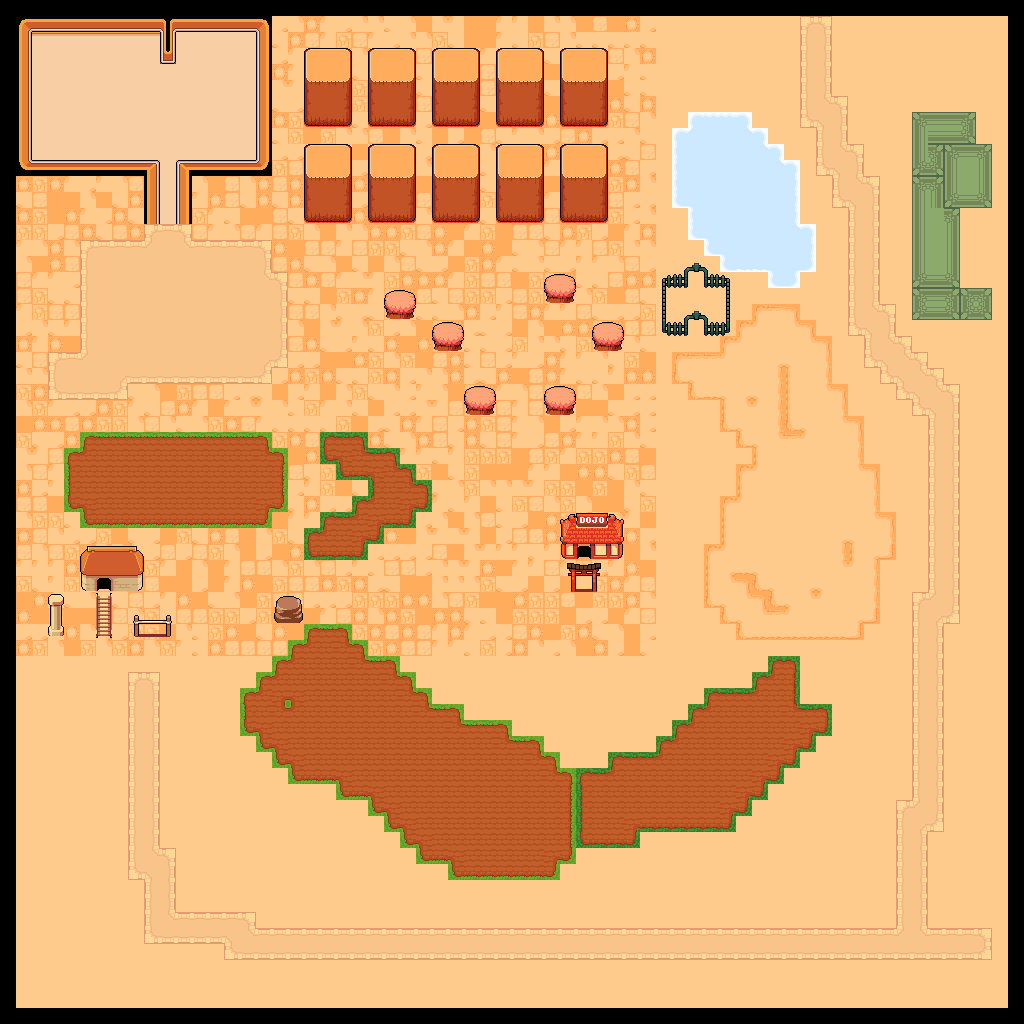

Rendered tile map (Tiled .tmx) drawn with the repository's tilesets; below, a short description and the map source with its tile grids summarised:
An orthogonal 64x64 tile map with 16x16 px tiles, 4 tile layers (tiles, terrain, details, above-details), 1 hidden layer not drawn.

<map version="1.9" tiledversion="1.9.0" orientation="orthogonal" renderorder="right-down" width="64" height="64" tilewidth="16" tileheight="16" infinite="0" nextlayerid="6" nextobjectid="1">
 <tileset firstgid="1" name="tileset" tilewidth="16" tileheight="16" tilecount="1120" columns="28">
  <image source="tileset.png" width="448" height="640" />
  <wangsets>
   <wangset name="Terrains" type="corner" tile="-1">
    <wangcolor name="snow" color="#ff0000" tile="553" probability="1" />
    <wangcolor name="dirt" color="#00ff00" tile="385" probability="1" />
    <wangcolor name="dirt temple" color="#0000ff" tile="390" probability="1" />
    <wangcolor name="farm" color="#ff7700" tile="469" probability="1" />
    <wangcolor name="dark farm" color="#00e9ff" tile="474" probability="1" />
    <wangcolor name="test" color="#ff00d8" tile="-1" probability="1" />
    <wangtile tileid="354" wangid="0,2,0,0,0,2,0,2" />
    <wangtile tileid="355" wangid="0,2,0,2,0,0,0,2" />
    <wangtile tileid="356" wangid="0,0,0,2,0,0,0,0" />
    <wangtile tileid="357" wangid="0,0,0,2,0,2,0,0" />
    <wangtile tileid="358" wangid="0,0,0,0,0,2,0,0" />
    <wangtile tileid="359" wangid="0,3,0,0,0,3,0,3" />
    <wangtile tileid="360" wangid="0,3,0,3,0,0,0,3" />
    <wangtile tileid="361" wangid="0,0,0,3,0,0,0,0" />
    <wangtile tileid="362" wangid="0,0,0,3,0,3,0,0" />
    <wangtile tileid="363" wangid="0,0,0,0,0,3,0,0" />
    <wangtile tileid="382" wangid="0,0,0,2,0,2,0,2" />
    <wangtile tileid="383" wangid="0,2,0,2,0,2,0,0" />
    <wangtile tileid="384" wangid="0,2,0,2,0,0,0,0" />
    <wangtile tileid="385" wangid="0,2,0,2,0,2,0,2" />
    <wangtile tileid="386" wangid="0,0,0,0,0,2,0,2" />
    <wangtile tileid="387" wangid="0,0,0,3,0,3,0,3" />
    <wangtile tileid="388" wangid="0,3,0,3,0,3,0,0" />
    <wangtile tileid="389" wangid="0,3,0,3,0,0,0,0" />
    <wangtile tileid="390" wangid="0,3,0,3,0,3,0,3" />
    <wangtile tileid="391" wangid="0,0,0,0,0,3,0,3" />
    <wangtile tileid="412" wangid="0,2,0,0,0,0,0,0" />
    <wangtile tileid="413" wangid="0,2,0,0,0,0,0,2" />
    <wangtile tileid="414" wangid="0,0,0,0,0,0,0,2" />
    <wangtile tileid="417" wangid="0,3,0,0,0,0,0,0" />
    <wangtile tileid="418" wangid="0,3,0,0,0,0,0,3" />
    <wangtile tileid="419" wangid="0,0,0,0,0,0,0,3" />
    <wangtile tileid="438" wangid="0,4,0,0,0,4,0,4" />
    <wangtile tileid="439" wangid="0,4,0,4,0,0,0,4" />
    <wangtile tileid="440" wangid="0,0,0,4,0,0,0,0" />
    <wangtile tileid="441" wangid="0,0,0,4,0,4,0,0" />
    <wangtile tileid="442" wangid="0,0,0,0,0,4,0,0" />
    <wangtile tileid="443" wangid="0,5,0,0,0,5,0,5" />
    <wangtile tileid="444" wangid="0,5,0,5,0,0,0,5" />
    <wangtile tileid="445" wangid="0,0,0,5,0,0,0,0" />
    <wangtile tileid="446" wangid="0,0,0,5,0,5,0,0" />
    <wangtile tileid="447" wangid="0,0,0,0,0,5,0,0" />
    <wangtile tileid="466" wangid="0,0,0,4,0,4,0,4" />
    <wangtile tileid="467" wangid="0,4,0,4,0,4,0,0" />
    <wangtile tileid="468" wangid="0,4,0,4,0,0,0,0" />
    <wangtile tileid="469" wangid="0,4,0,4,0,4,0,4" />
    <wangtile tileid="470" wangid="0,0,0,0,0,4,0,4" />
    <wangtile tileid="471" wangid="0,0,0,5,0,5,0,5" />
    <wangtile tileid="472" wangid="0,5,0,5,0,5,0,0" />
    <wangtile tileid="473" wangid="0,5,0,5,0,0,0,0" />
    <wangtile tileid="474" wangid="0,5,0,5,0,5,0,5" />
    <wangtile tileid="475" wangid="0,0,0,0,0,5,0,5" />
    <wangtile tileid="496" wangid="0,4,0,0,0,0,0,0" />
    <wangtile tileid="497" wangid="0,4,0,0,0,0,0,4" />
    <wangtile tileid="498" wangid="0,0,0,0,0,0,0,4" />
    <wangtile tileid="501" wangid="0,5,0,0,0,0,0,0" />
    <wangtile tileid="502" wangid="0,5,0,0,0,0,0,5" />
    <wangtile tileid="503" wangid="0,0,0,0,0,0,0,5" />
    <wangtile tileid="522" wangid="0,1,0,0,0,1,0,1" />
    <wangtile tileid="523" wangid="0,1,0,1,0,0,0,1" />
    <wangtile tileid="524" wangid="0,0,0,1,0,0,0,0" />
    <wangtile tileid="525" wangid="0,0,0,1,0,1,0,0" />
    <wangtile tileid="526" wangid="0,0,0,0,0,1,0,0" />
    <wangtile tileid="550" wangid="0,0,0,1,0,1,0,1" />
    <wangtile tileid="551" wangid="0,1,0,1,0,1,0,0" />
    <wangtile tileid="552" wangid="0,1,0,1,0,0,0,0" />
    <wangtile tileid="553" wangid="0,1,0,1,0,1,0,1" />
    <wangtile tileid="554" wangid="0,0,0,0,0,1,0,1" />
    <wangtile tileid="580" wangid="0,1,0,0,0,0,0,0" />
    <wangtile tileid="581" wangid="0,1,0,0,0,0,0,1" />
    <wangtile tileid="582" wangid="0,0,0,0,0,0,0,1" />
    <wangtile tileid="609" wangid="0,0,0,6,0,0,0,0" />
    <wangtile tileid="610" wangid="0,0,0,6,0,6,0,0" />
    <wangtile tileid="611" wangid="0,0,0,0,0,6,0,0" />
    <wangtile tileid="637" wangid="0,6,0,6,0,0,0,0" />
    <wangtile tileid="638" wangid="0,6,0,6,0,6,0,6" />
    <wangtile tileid="639" wangid="0,0,0,0,0,6,0,6" />
    <wangtile tileid="665" wangid="0,6,0,0,0,0,0,0" />
    <wangtile tileid="666" wangid="0,6,0,0,0,0,0,6" />
    <wangtile tileid="667" wangid="0,0,0,0,0,0,0,6" />
   </wangset>
  </wangsets>
 </tileset>
 <layer id="1" name="tiles" width="64" height="64">
  <data>[4096 cells, 3844 non-empty, 35 distinct tile ids]</data>
 </layer>
 <layer id="2" name="terrain" width="64" height="64">
  <data>[4096 cells, 1124 non-empty, 74 distinct tile ids]</data>
 </layer>
 <layer id="3" name="details" width="64" height="64">
  <data>[4096 cells, 142 non-empty, 47 distinct tile ids]</data>
 </layer>
 <layer id="4" name="above-details" width="64" height="64">
  <data>[4096 cells, 96 non-empty, 29 distinct tile ids]</data>
 </layer>
 <layer id="5" name="collision" width="64" height="64" visible="0">
  <data>[4096 cells, 442 non-empty, 19 distinct tile ids]</data>
 </layer>
</map>
